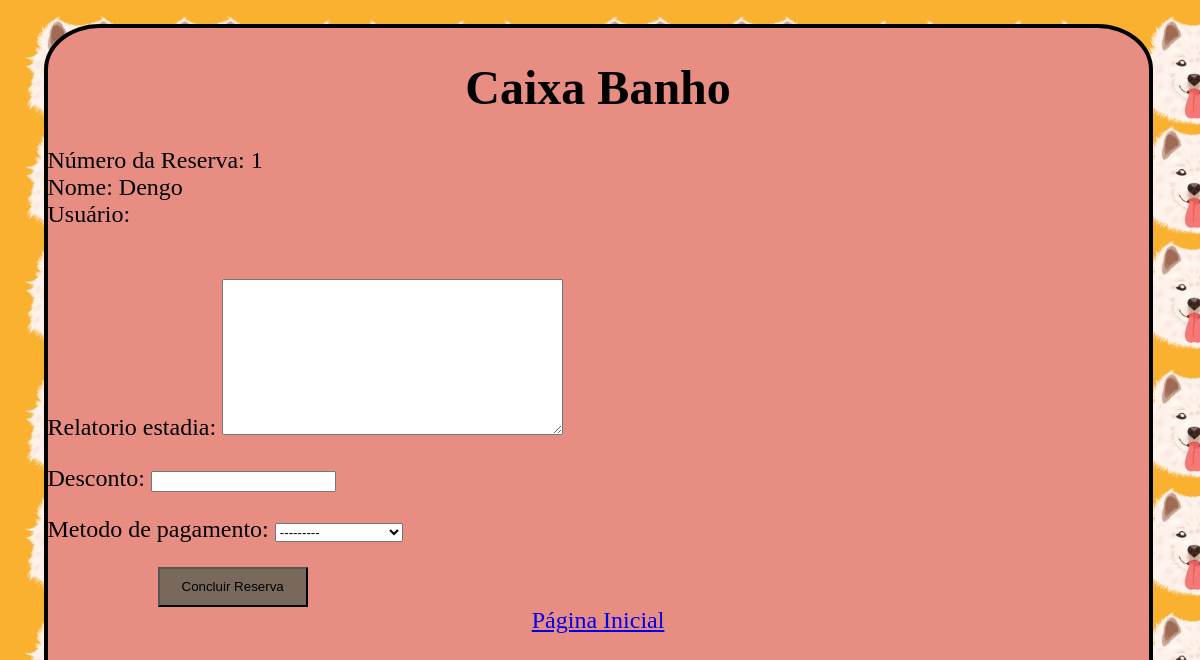
Before: /caixabanho/1/ with the older database file.
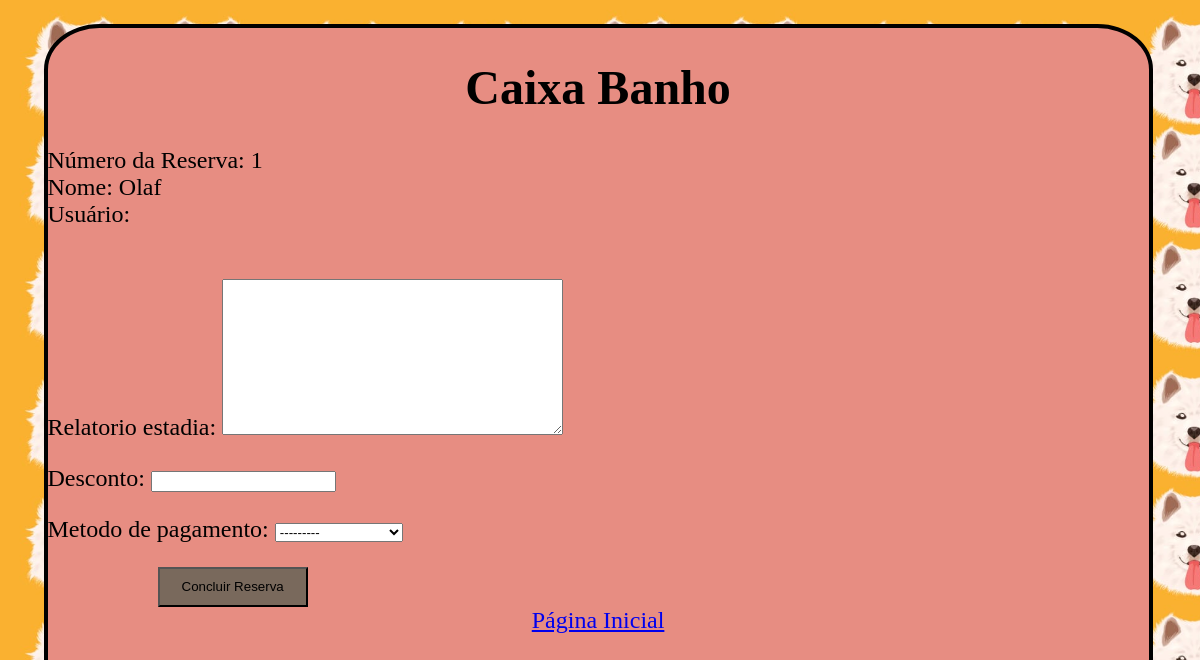
After: the same page with the newer database file.
### hotel/models.py (models this page shows, shortened)
class ReservaBanho(models.Model):
    num_reserva = models.IntegerField(primary_key=True, editable=False)
    data_reserva = models.DateField()
    hora_reserva = models.TimeField()
    banhista = models.ForeignKey(User, on_delete=models.CASCADE)
    cachorro = models.ForeignKey(FichaDog, on_delete=models.CASCADE)
    tipo_banho = models.ForeignKey('hotel.ServicosAdicionais', on_delete=models.CASCADE)
    status_de_pagamento = models.BooleanField(default=False, null=True, choices=[(False, 'Não Pago'), (True, 'Pago')])
    observacoes = models.TextField(max_length=100)

### ficha/models.py (models this page shows, shortened)
class FichaDog(models.Model):
    nome = models.CharField(max_length=100, primary_key=True)
    raca = models.CharField(max_length=100)
    data_de_nascimento =  models.DateField()
    sexo = models.CharField(max_length=1, choices=(('M', 'Macho'), ('F', 'Fêmea')))
    peso = models.DecimalField(max_digits=5, decimal_places=2)
    tipo_alimentacao = models.CharField(max_length=100)
    restricoes_alimentares = models.CharField(max_length=100, blank=True, null=True)
    nome_tutor = models.CharField(max_length=100,blank=True)
    contato_tutor = models.CharField(max_length=100)
    cpf_tutor = models.CharField(max_length=14)
    endereco = models.CharField(max_length=100,blank=True, null=True)
    veterinario = models.CharField(max_length=100,blank=True, null=True)
    observacoes = models.TextField(blank=True, null=True)
    data = models.DateTimeField(auto_now_add=True)
    class Meta:
            db_table = 'Ficha_Dog'

### caixa/views.py (the view)
# urls.py: path('caixabanho/<int:num_reserva>/', views.caixa_banho, name='caixabanho'),
def caixa_banho(request, num_reserva):
    reserva = ReservaBanho.objects.get(num_reserva=num_reserva)
    usuario = request.user.username
    if request.method == 'POST':
        caixa_form = CaixaBanhoForm(request.POST)
        reserva.status_de_pagamento = True
        reserva.save()
        if caixa_form.is_valid():
            cleaned_data = caixa_form.cleaned_data
            pet = reserva.cachorro
            banhista = reserva.banhista
            caixa = CaixaBanho.objects.create(
                num_reserva=reserva,
                banhista=banhista,
                pet=pet,
                relatorio_estadia=cleaned_data['relatorio_estadia'],
                desconto=cleaned_data['desconto'],
                metodo_de_pagamento=cleaned_data['metodo_de_pagamento'],
                total=0
            )
            return redirect('caixa:relatoriobanho', num_reserva=num_reserva)
        else:
            print(caixa_form.cleaned_data)
            print(caixa_form.errors)
    else:
        caixa_form = CaixaBanhoForm()
    context = {
        'reserva': reserva,
        'usuario': usuario,
        'caixa_form': caixa_form,
    }
    return  render(request, 'caixa_banho.html', context)

### caixa/forms.py (shortened to what this page needs)
class CaixaBanhoForm(forms.ModelForm):
    class Meta:
        model = CaixaBanho
        fields = ['relatorio_estadia','desconto', 'metodo_de_pagamento']
        widgets = {
            'data':forms.HiddenInput(),
            'pet': forms.HiddenInput(),
        }

### caixa/templates/caixa_banho.html (shortened to what this page needs)
<!DOCTYPE html>
<html>
  <head>
    {% load static %}
    <link rel="stylesheet" type="text/css" href="{% static 'css/style_caixa3.css' %}">
  </head>
  <body>
    <div class="form">
      <h1>Caixa Banho</h1>
      <div class='num'>
        <label>Número da Reserva: {{ reserva.num_reserva }}<br>
        <label>Nome:  {{ reserva.cachorro.nome }}<br>
        <label>Usuário: {{ usuario }}
      </div>
      <br>
      <form action="{% url 'caixa:caixabanho' num_reserva=reserva.num_reserva %}" method="post">
        {{ caixa_form.as_p }}
        <input class="butao" type="submit" value="Concluir Reserva">
      </form>
        <div class="alinha">
          <a href="{% url 'home' %}">Página Inicial</a>
        </div>
    </div>
  </body>
</html>

Changed rows visible on the page:
changed ReservaBanho id 1: cachorro.nome "Dengo" → "Olaf"
